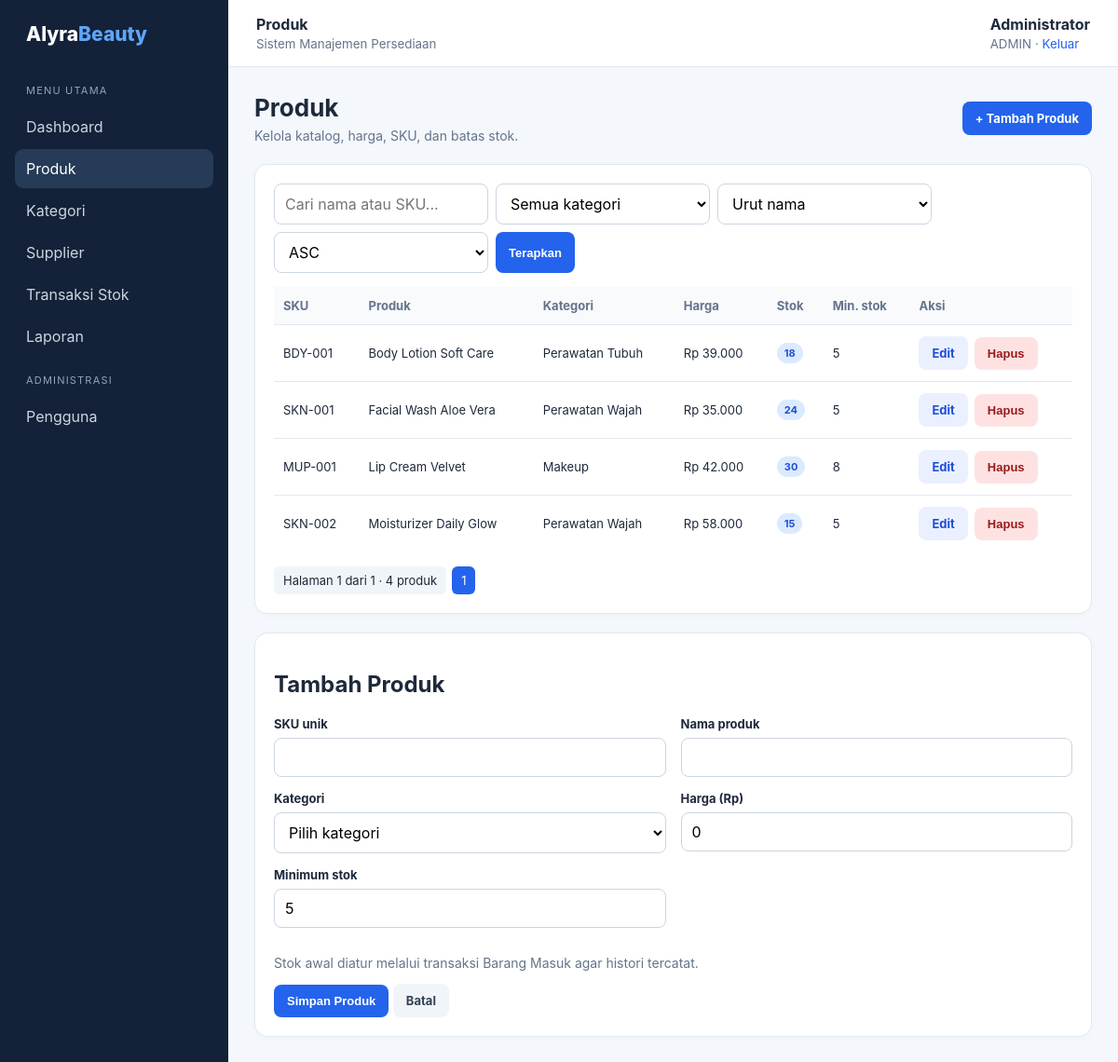
Screenshot of /index.php?page=products (signed in) with the database file from the repository.
### tables this page shows
CREATE TABLE products (
  id INT AUTO_INCREMENT PRIMARY KEY,
  category_id INT NOT NULL,
  sku VARCHAR(50) NOT NULL UNIQUE,
  name VARCHAR(150) NOT NULL,
  price DECIMAL(12,2) NOT NULL DEFAULT 0,
  stock INT NOT NULL DEFAULT 0,
  minimum_stock INT NOT NULL DEFAULT 5,
  created_at TIMESTAMP DEFAULT CURRENT_TIMESTAMP,
  CONSTRAINT fk_products_category FOREIGN KEY (category_id) REFERENCES categories(id)
    ON UPDATE CASCADE ON DELETE RESTRICT,
  CONSTRAINT chk_products_price CHECK (price >= 0),
  CONSTRAINT chk_products_stock CHECK (stock >= 0),
  CONSTRAINT chk_products_minimum_stock CHECK (minimum_stock >= 0)
);

CREATE TABLE categories (
  id INT AUTO_INCREMENT PRIMARY KEY,
  name VARCHAR(100) NOT NULL UNIQUE,
  description VARCHAR(255) NULL,
  created_at TIMESTAMP DEFAULT CURRENT_TIMESTAMP
);

### helpers/escape.php (called while the page is built)
<?php
function e(mixed $value): string {
    return htmlspecialchars((string)($value ?? ''), ENT_QUOTES, 'UTF-8');
}
function rupiah(mixed $value): string {
    return 'Rp ' . number_format((float)$value, 0, ',', '.');
}

### helpers/auth.php (called while the page is built, shortened)
<?php
function current_user(): ?array {
    return $_SESSION['user'] ?? null;
}
function is_admin(): bool {
    return (($_SESSION['user']['role'] ?? '') === 'admin');
}

### public/index.php (the view, shortened to what this page needs)
<?php
require_once __DIR__ . '/../config/database.php';
require_once __DIR__ . '/../helpers/escape.php';
require_once __DIR__ . '/../helpers/auth.php';
$page = (string)($_GET['page'] ?? (current_user() ? 'dashboard' : 'login'));
function csrf_token(): string {
    return $_SESSION['csrf'];
}
function layout_start(string $title, string $active): void {
    $user = current_user();
    echo '<!doctype html><html lang="id"><head><meta charset="utf-8"><meta name="viewport" content="width=device-width, initial-scale=1"><title>'.e($title).' | AlyraBeauty</title><link rel="stylesheet" href="assets/style.css"></head><body><div class="layout"><aside class="sidebar"><div class="brand">Alyra<span>Beauty</span></div><nav class="nav"><div class="nav-label">Menu utama</div>';
    $links = ['dashboard'=>'Dashboard','products'=>'Produk','categories'=>'Kategori','suppliers'=>'Supplier','movements'=>'Transaksi Stok','reports'=>'Laporan'];
    foreach ($links as $key=>$label) echo '<a class="'.($active===$key?'active':'').'" href="index.php?page='.$key.'">'.e($label).'</a>';
    if (is_admin()) echo '<div class="nav-label">Administrasi</div><a class="'.($active==='users'?'active':'').'" href="index.php?page=users">Pengguna</a>';
    echo '</nav></aside><main class="main"><header class="topbar"><div><strong>'.e($title).'</strong><br><small>Sistem Manajemen Persediaan</small></div><div><strong>'.e($user['full_name'] ?? '').'</strong><br><small>'.e(strtoupper($user['role'] ?? '')).' · <a href="index.php?page=logout">Keluar</a></small></div></header><section class="content">';
}
function layout_end(): void { echo '</section></main></div></body></html>'; }
function page_title(string $title, string $subtitle, string $button=''): void {
    echo '<div class="pagehead"><div><h1>'.e($title).'</h1><div class="muted">'.e($subtitle).'</div></div>'.$button.'</div>';
}
function count_query(PDO $pdo, string $sql, array $params=[]): int {
    $s=$pdo->prepare($sql);$s->execute($params);return (int)$s->fetchColumn();
}
    ?><?php
switch ($page) {
case 'products':
    layout_start('Produk','products');
    $edit=null;
    page_title('Produk','Kelola katalog, harga, SKU, dan batas stok.',is_admin()?'<a class="btn" href="#product-form">+ Tambah Produk</a>':'');
    $search=trim((string)($_GET['q']??''));$cat=(int)($_GET['category_id']??0);
    $sort=(string)($_GET['sort']??'name');$dir=strtoupper((string)($_GET['dir']??'ASC'));
    $allowed=['name'=>'p.name','sku'=>'p.sku','price'=>'p.price','stock'=>'p.stock'];
    $where=[];$params=[];if($search!==''){$where[]='(p.name LIKE :q OR p.sku LIKE :q)';$params['q']='%'.$search.'%';}
    $condition=$where?' WHERE '.implode(' AND ',$where):'';
    $perPage=10;$total=count_query($pdo,'SELECT COUNT(*) FROM products p'.$condition,$params);$totalPages=max(1,(int)ceil($total/$perPage));$pg=max(1,(int)($_GET['p']??1));$pg=min($pg,$totalPages);$offset=($pg-1)*$perPage;
    $sql='SELECT p.*,c.name category_name FROM products p JOIN categories c ON c.id=p.category_id'.$condition.' ORDER BY '.$allowed[$sort].' '.$dir.' LIMIT '.$perPage.' OFFSET '.$offset;
    $s=$pdo->prepare($sql);$s->execute($params);$rows=$s->fetchAll();
    echo '<div class="panel"><form class="toolbar" method="get"><input type="hidden" name="page" value="products"><input name="q" placeholder="Cari nama atau SKU..." value="'.e($search).'"><select name="category_id"><option value="0">Semua kategori</option>';
    echo '</select><select name="sort"><option value="name">Urut nama</option><option value="price"'.($sort==='price'?' selected':'').'>Urut harga</option><option value="stock"'.($sort==='stock'?' selected':'').'>Urut stok</option><option value="sku"'.($sort==='sku'?' selected':'').'>Urut SKU</option></select><select name="dir"><option>ASC</option><option'.($dir==='DESC'?' selected':'').'>DESC</option></select><button class="btn">Terapkan</button></form><div class="table-wrap"><table><thead><tr><th>SKU</th><th>Produk</th><th>Kategori</th><th>Harga</th><th>Stok</th><th>Min. stok</th>'.(is_admin()?'<th>Aksi</th>':'').'</tr></thead><tbody>';
    foreach($rows as $r){echo '<tr><td>'.e($r['sku']).'</td><td>'.e($r['name']).'</td><td>'.e($r['category_name']).'</td><td>'.e(rupiah($r['price'])).'</td><td>'.($r['stock']<=$r['minimum_stock']?'<span class="badge low">':'<span class="badge">').e($r['stock']).'</span></td><td>'.e($r['minimum_stock']).'</td>';
    if(is_admin())echo '<td><div class="actions"><a class="btn secondary" href="index.php?page=products&edit='.e($r['id']).'">Edit</a><form class="inline-form" method="post" onsubmit="return confirm(\'Hapus produk ini?\')"><input type="hidden" name="csrf" value="'.e(csrf_token()).'"><input type="hidden" name="action" value="delete"><input type="hidden" name="id" value="'.e($r['id']).'"><button class="btn danger">Hapus</button></form></div></td>';
    echo '</tr>';}
    echo '</tbody></table></div><div class="pagination"><span>Halaman '.$pg.' dari '.$totalPages.' · '.$total.' produk</span>';
    for($i=1;$i<=$totalPages;$i++){if($i===$pg)echo '<span class="current">'.$i.'</span>';else echo '<a href="index.php?page=products&q='.urlencode($search).'&category_id='.$cat.'&sort='.$sort.'&dir='.$dir.'&p='.$i.'">'.$i.'</a>';}
    echo '</div></div>';
    if(is_admin()) {
      echo '<div class="form-card" id="product-form"><h2>'.($edit?'Edit Produk':'Tambah Produk').'</h2><form method="post"><input type="hidden" name="csrf" value="'.e(csrf_token()).'"><input type="hidden" name="action" value="save"><input type="hidden" name="id" value="'.e($edit['id']??0).'"><div class="form-grid"><div class="field"><label>SKU unik</label><input name="sku" maxlength="50" required value="'.e($edit['sku']??'').'"></div><div class="field"><label>Nama produk</label><input name="name" maxlength="150" required value="'.e($edit['name']??'').'"></div><div class="field"><label>Kategori</label><select name="category_id" required><option value="">Pilih kategori</option>';
      echo '</select></div><div class="field"><label>Harga (Rp)</label><input type="number" min="0" step="0.01" name="price" required value="'.e($edit['price']??0).'"></div><div class="field"><label>Minimum stok</label><input type="number" min="0" name="minimum_stock" required value="'.e($edit['minimum_stock']??5).'"></div></div><p class="muted">Stok awal diatur melalui transaksi Barang Masuk agar histori tercatat.</p><button class="btn">Simpan Produk</button> <a class="btn ghost" href="index.php?page=products">Batal</a></form></div>';
    }
    layout_end();break;
}

### public/assets/style.css (style rules this page uses)
:root { --navy:#132238;--blue:#2463eb;--bg:#f4f7fb;--text:#1e293b;--muted:#64748b;--line:#e2e8f0;--white:#fff;--green:#15803d;--red:#b91c1c }
* { box-sizing:border-box }
body { margin:0;font-family:Inter,Segoe UI,Arial,sans-serif;background:var(--bg);color:var(--text) }
a { color:var(--blue);text-decoration:none }
.layout { display:flex;min-height:100vh }
.sidebar { width:245px;background:var(--navy);color:#e2e8f0;padding:24px 16px;flex-shrink:0 }
.brand { font-size:21px;font-weight:800;color:white;padding:0 12px 25px }
.brand span { color:#60a5fa }
.nav-label { font-size:11px;color:#94a3b8;text-transform:uppercase;letter-spacing:1.2px;padding:16px 12px 8px }
.nav a { display:block;padding:11px 12px;color:#cbd5e1;border-radius:9px;margin:3px 0 }
.nav a.active,.nav a:hover { background:#263b57;color:#fff;text-decoration:none }
.main { flex:1;min-width:0 }
.topbar { height:72px;background:white;border-bottom:1px solid var(--line);display:flex;align-items:center;justify-content:space-between;padding:0 30px }
.topbar small { color:var(--muted) }
.content { padding:28px;max-width:1500px;margin:auto }
.pagehead { display:flex;justify-content:space-between;align-items:center;gap:16px;margin-bottom:22px }
.pagehead h1 { font-size:26px;margin:0 0 6px }
.muted { color:var(--muted);font-size:14px }
.stat,.panel,.form-card { background:white;border:1px solid var(--line);border-radius:14px;padding:20px;box-shadow:0 2px 8px #0f172a05 }
.panel { margin-bottom:20px }
.btn { display:inline-flex;align-items:center;justify-content:center;background:var(--blue);color:white;border:0;border-radius:8px;padding:10px 14px;font-weight:650;font-size:13px;cursor:pointer }
.btn.secondary { background:#eaf0ff;color:#1d4ed8 }
.btn.danger { background:#fee2e2;color:#991b1b }
.btn.ghost { background:#f1f5f9;color:#334155 }
.toolbar { display:flex;gap:8px;flex-wrap:wrap;margin-bottom:15px }
.toolbar input,.toolbar select { max-width:230px }
.field { margin-bottom:15px }
.field label { display:block;font-weight:650;font-size:13px;margin-bottom:7px }
.field input,.field select,.field textarea,input,select,textarea { font:inherit }
.field input,.field select,.field textarea,.toolbar input,.toolbar select { width:100%;padding:10px 11px;border:1px solid #cbd5e1;border-radius:8px;background:white;min-height:40px }
.form-grid { display:grid;grid-template-columns:repeat(2,minmax(0,1fr));gap:0 16px }
.table-wrap { overflow-x:auto }
table { width:100%;border-collapse:collapse;font-size:13px }
th,td { text-align:left;padding:12px 10px;border-bottom:1px solid var(--line);white-space:nowrap }
th { color:#64748b;font-weight:700;background:#f8fafc }
tr:last-child td { border-bottom:0 }
.badge { display:inline-block;padding:4px 8px;border-radius:20px;font-size:11px;font-weight:750;background:#dbeafe;color:#1d4ed8 }
.pagination { display:flex;gap:6px;align-items:center;margin-top:16px;flex-wrap:wrap }
.pagination a,.pagination span { padding:7px 10px;background:#f1f5f9;border-radius:6px;font-size:13px }
.pagination .current { background:var(--blue);color:white }
.actions { display:flex;gap:7px;align-items:center }
.inline-form { display:inline }

### rows the page displays
products: sku "BDY-001", name "Body Lotion Soft Care", category.name "Perawatan Tubuh", price "Rp 39.000", stock "18", minimum_stock "5"
products: sku "SKN-001", name "Facial Wash Aloe Vera", category.name "Perawatan Wajah", price "Rp 35.000", stock "24", minimum_stock "5"
products: sku "MUP-001", name "Lip Cream Velvet", category.name "Makeup", price "Rp 42.000", stock "30", minimum_stock "8"
products: sku "SKN-002", name "Moisturizer Daily Glow", category.name "Perawatan Wajah", price "Rp 58.000", stock "15", minimum_stock "5"

### other values shown
$label "Dashboard"
$label "Produk"
$label "Kategori"
$label "Supplier"
$label "Transaksi Stok"
$label "Laporan"
$title "Produk"
$user['full_name'] "Administrator"
$user['role'] "ADMIN"
$subtitle "Kelola katalog, harga, SKU, dan batas stok."
$button "+ Tambah Produk"
$pg "1"
$totalPages "1"
$total "4"
